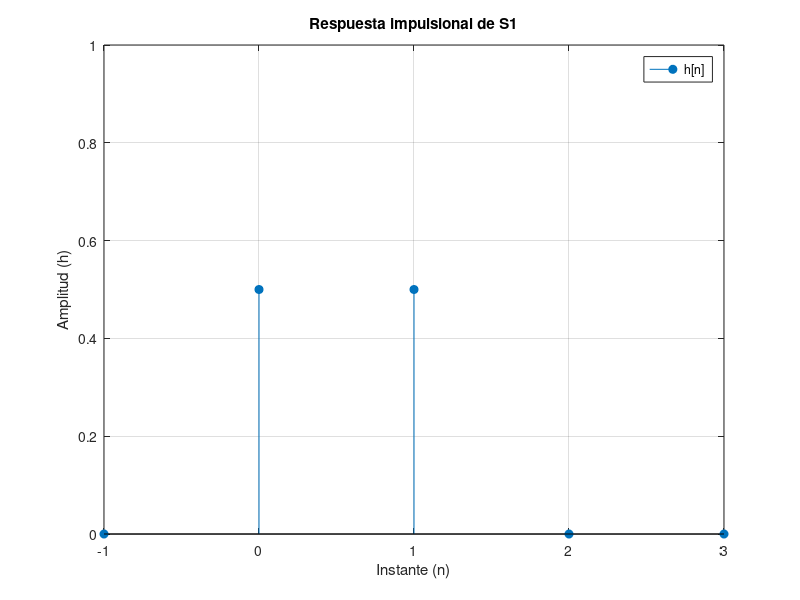
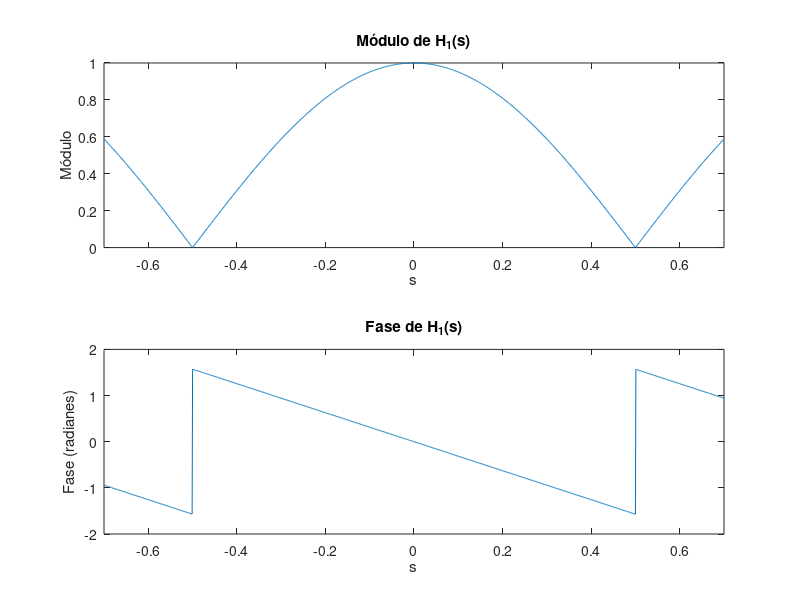

MATLAB code to generate these figures, in order:
% Grafico de respuesta impulsional y respuesta en frecuencia de Sistema S1

% Respuesta impulsional
n=[-1:3];
x=zeros(size(n));
x(2)=1/2;
x(3)=1/2;

figure;
stem(n, x, 'filled');
xlabel('Instante (n)'); % Etiqueta del eje x
ylabel('Amplitud (h)'); % Etiqueta del eje y
ylim([0 1]);
title('Respuesta impulsional de S1'); % Título del gráfico
grid on; % Activa la cuadrícula en el gráfico
legend('h[n]'); % Agrega una leyenda
print -dpng 'ejercicio1/img/S1_impulsional' % Importar figura

% Respuesta en frecuencia
s = -0.7:0.001:0.7;
H_s = (1/2)+(1/2).*exp(-1*i * 2 * pi * s);

figure;
subplot(2, 1, 1);
plot(s, abs(H_s));
xlabel('s');
xlim([-0.7 0.7]);
ylabel('Módulo');
title('Módulo de H_1(s)');

subplot(2, 1, 2);
plot(s, angle(H_s));
xlabel('s');
xlim([-0.7 0.7]);
ylabel('Fase (radianes)');
title('Fase de H_1(s)');

print -dpng 'ejercicio1/img/S1_frecuencia' % Importar figura
